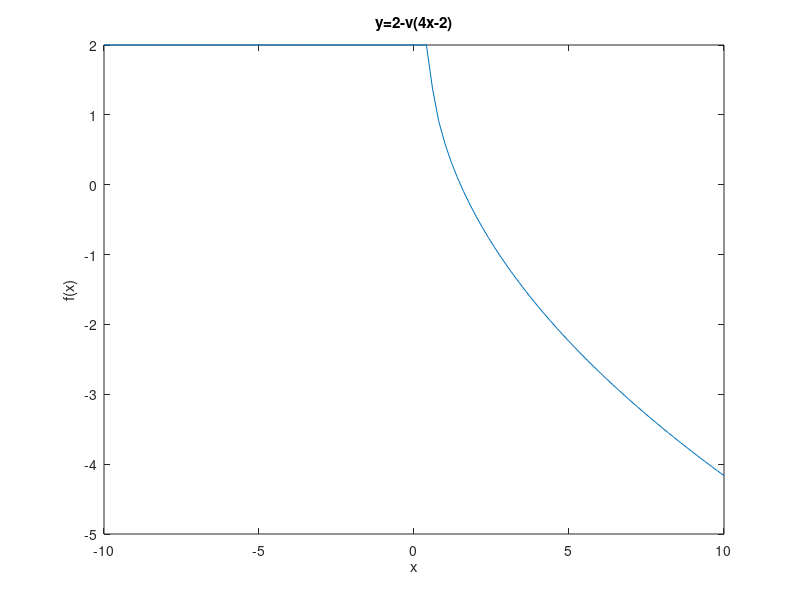

Source code (MATLAB):
%Titulo: Modelos Matematicos_Funciones
%Descripcion: Script para graficar la funcion f4) y=2-(sqrt((4*(x)-2)))
%Autor: Jessica Martinez Jimenez
%Fecha: Jueves, 15 de Abril del 2021

% y=2-(sqrt((4*(x)-2)))

%limpiar variables
clear
%ejemplo y=2-v(4x-2)
%Rango de -10..10 en i= 1
x=-10:0.2:10;
%valor de la funcion 
y=2-(sqrt((4*(x)-2)));
%Dibujar x,y
plot (x,y);
%Titulo
title ("y=2-v(4x-2)");
%Etiqueta para x
xlabel ("x");
%Etiqueta para y
ylabel ("f(x)");